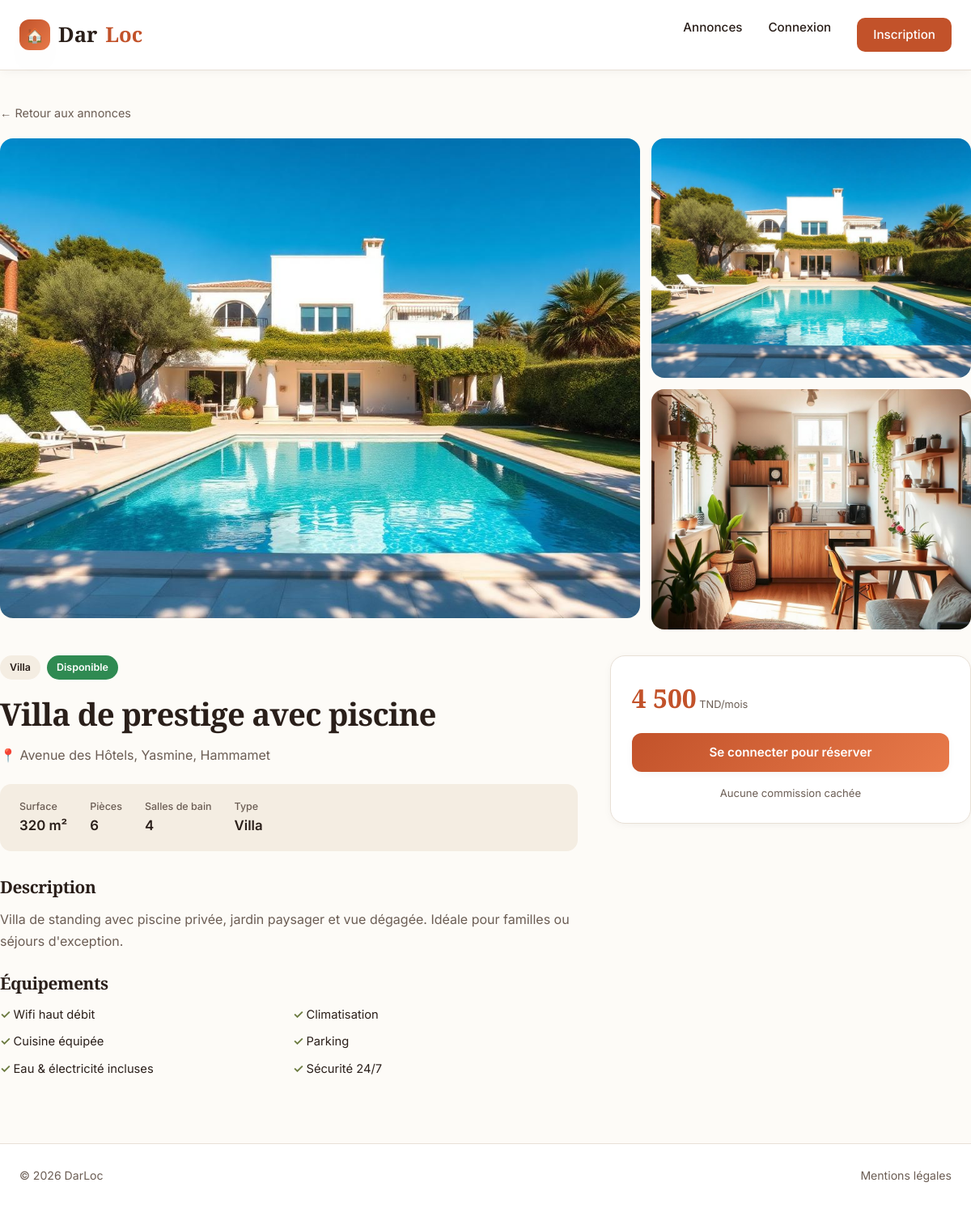
The app's page /details.php?id=2 with its own data.
### tables this page shows
CREATE TABLE maisons (
    id INT AUTO_INCREMENT PRIMARY KEY,
    titre VARCHAR(200) NOT NULL,
    type ENUM('S+1','S+2','S+3','S+4','Villa','Duplex') NOT NULL,
    ville VARCHAR(100) NOT NULL,
    quartier VARCHAR(150) NOT NULL,
    adresse VARCHAR(255) NOT NULL,
    prix INT NOT NULL,
    surface INT NOT NULL,
    pieces INT NOT NULL,
    sdb INT NOT NULL DEFAULT 1,
    description TEXT NOT NULL,
    image VARCHAR(255) NOT NULL,
    disponible TINYINT(1) NOT NULL DEFAULT 1,
    created_at TIMESTAMP DEFAULT CURRENT_TIMESTAMP
);

### db.php (called while the page is built, shortened)
<?php
function isLogged() { return isset($_SESSION['user_id']); }
function e($s) { return htmlspecialchars($s ?? '', ENT_QUOTES, 'UTF-8'); }

### details.php (the view, shortened to what this page needs)
<?php
require_once __DIR__ . '/../back/db.php';
$id = (int)($_GET['id'] ?? 0);
$stmt = $pdo->prepare("SELECT * FROM maisons WHERE id = ?");
$stmt->execute([$id]);
$m = $stmt->fetch();
?>
<!DOCTYPE html>
<html lang="fr">
<head>
  <link rel="stylesheet" href="../css/style.css">
</head>
<body>
<header class="site-header solid">
  <div class="container nav-wrap">
    <a href="../index.php" class="logo">
      <span class="logo-mark">🏠</span> Dar<span>Loc</span>
    </a>
    <nav class="main-nav">
      <a href="../index.php">Annonces</a>
      <?php if (isLogged()): ?>
        <a href="<?= isAdmin() ? 'admin.php' : 'mes-reservations.php' ?>">
          <?= isAdmin() ? 'Dashboard' : 'Mes réservations' ?>
        </a>
        <a href="../back/logout.php" class="btn-link">Déconnexion</a>
      <?php else: ?>
        <a href="login.php">Connexion</a>
        <a href="register.php" class="btn-link">Inscription</a>
      <?php endif; ?>
    </nav>
  </div>
</header>
<div class="container detail-wrap">
  <a href="../index.php" style="color:var(--muted);font-size:0.9rem;">← Retour aux annonces</a>
  <div class="detail-grid" style="margin-top:18px;">
    <div class="detail-main-img">
      <img src="../images/<?= e($m['image']) ?>" alt="<?= e($m['titre']) ?>">
    </div>
    <div style="display:grid;gap:14px;">
      <div class="detail-main-img"><img src="../images/<?= e($m['image']) ?>" alt=""></div>
      <div class="detail-main-img"><img src="../images/house-<?= ($m['id'] % 6) + 1 ?>.jpg" alt=""></div>
    </div>
  </div>
  <div class="detail-info">
    <div>
      <div style="display:flex;gap:8px;flex-wrap:wrap;">
        <span class="badge" style="background:var(--sand);"><?= e($m['type']) ?></span>
        <span class="badge <?= $m['disponible'] ? 'green' : 'red' ?>">
          <?= $m['disponible'] ? 'Disponible' : 'Réservée' ?>
        </span>
      </div>
      <h1><?= e($m['titre']) ?></h1>
      <div class="detail-loc">📍 <?= e($m['adresse']) ?>, <?= e($m['ville']) ?></div>
      <div class="specs">
        <div class="spec"><b>Surface</b><span><?= (int)$m['surface'] ?> m²</span></div>
        <div class="spec"><b>Pièces</b><span><?= (int)$m['pieces'] ?></span></div>
        <div class="spec"><b>Salles de bain</b><span><?= (int)$m['sdb'] ?></span></div>
        <div class="spec"><b>Type</b><span><?= e($m['type']) ?></span></div>
      </div>
      <h3>Description</h3>
      <p style="color:var(--muted);line-height:1.7;"><?= nl2br(e($m['description'])) ?></p>
      <h3>Équipements</h3>
      <ul class="amenities">
        <li>Wifi haut débit</li>
        <li>Climatisation</li>
        <li>Cuisine équipée</li>
        <li>Parking</li>
        <li>Eau & électricité incluses</li>
        <li>Sécurité 24/7</li>
      </ul>
    </div>
    <aside class="book-card">
      <div class="price"><?= number_format($m['prix'], 0, ',', ' ') ?><small> TND/mois</small></div>
      <?php if (!$m['disponible']): ?>
        <button class="btn btn-block" disabled style="opacity:.5;cursor:not-allowed;margin-top:18px;">
          Indisponible
        </button>
      <?php elseif (!isLogged()): ?>
        <a href="login.php?redirect=<?= urlencode('html/details.php?id=' . $m['id']) ?>" class="btn btn-block" style="margin-top:18px;">
          Se connecter pour réserver
        </a>
      <?php endif; ?>
      <p style="text-align:center;margin-top:16px;font-size:0.82rem;color:var(--muted);">
        Aucune commission cachée
      </p>
    </aside>
  </div>
</div>
<footer class="site-footer">
  <div class="container foot-wrap">
    <span>© 2026 DarLoc</span>
    <div class="links"><a href="#">Mentions légales</a></div>
  </div>
</footer>
</body>
</html>

### records on screen
maisons: image (picture), type "Villa", titre "Villa de prestige avec piscine", adresse "Avenue des Hôtels, Yasmine", ville "Hammamet", surface "320", pieces "6", sdb "4", description "Villa de standing avec piscine privée, jardin paysager et vue dégagée. Idéale pour familles ou séjours d'exception.", prix "4 500"
